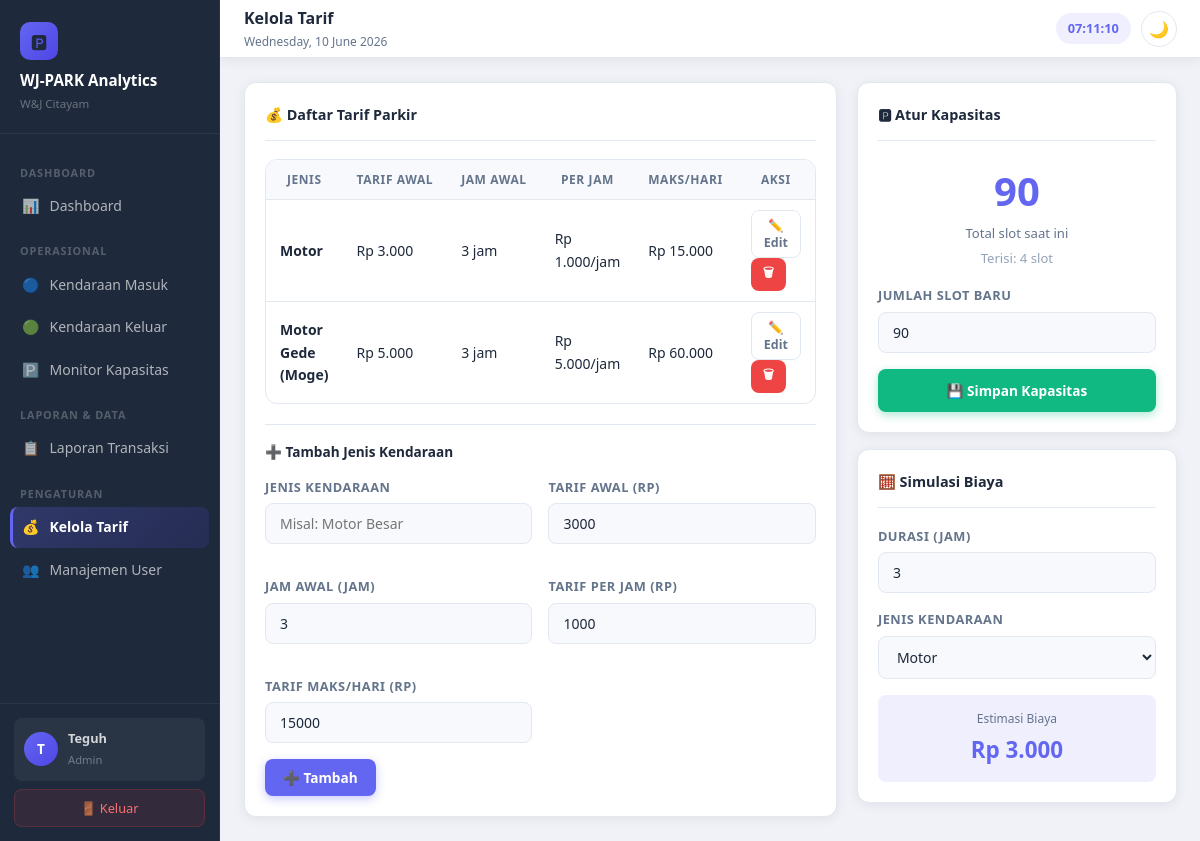
The app's page /tarif.php (signed in) with its own data.
### tables this page shows
CREATE TABLE `tarif` (
  `id` int(11) NOT NULL,
  `jenis` varchar(50) NOT NULL,
  `tarif_awal` int(11) NOT NULL DEFAULT 3000,
  `jam_awal` int(11) NOT NULL DEFAULT 3,
  `tarif_perjam` int(11) NOT NULL DEFAULT 1000,
  `tarif_maks` int(11) NOT NULL DEFAULT 15000
);

CREATE TABLE `kapasitas` (
  `id` int(11) NOT NULL,
  `total` int(11) NOT NULL DEFAULT 80,
  `terisi` int(11) NOT NULL DEFAULT 0,
  `updated_at` datetime DEFAULT current_timestamp() ON UPDATE current_timestamp()
);

### koneksi.php (called while the page is built, shortened)
<?php
function db() {
    static $pdo = null;
    if (!$pdo) {
        try {
            $pdo = new PDO(
                "mysql:host=".DB_HOST.";dbname=".DB_NAME.";charset=utf8mb4",
                DB_USER, DB_PASS,
                [PDO::ATTR_ERRMODE => PDO::ERRMODE_EXCEPTION,
                 PDO::ATTR_DEFAULT_FETCH_MODE => PDO::FETCH_ASSOC]
            );
        } catch (PDOException $e) {
            die('<div style="font-family:sans-serif;padding:40px;max-width:500px;margin:60px auto;background:#fff3f3;border:1px solid #e74c3c;border-radius:12px">
            <h3 style="color:#e74c3c;margin:0 0 10px">Koneksi Gagal</h3>
            <p>Pastikan konfigurasi database di <b>koneksi.php</b> sudah benar (DB_HOST, DB_NAME, DB_USER, DB_PASS).</p>
            <code style="font-size:12px;color:#666">'.$e->getMessage().'</code></div>');
        }
    }
    return $pdo;
}
function rupiah($n) {
    return 'Rp '.number_format($n,0,',','.');
}
function kapasitas() {
    return db()->query("SELECT * FROM kapasitas LIMIT 1")->fetch();
}

### tarif.php (the view, shortened to what this page needs)
<?php
require 'koneksi.php';
$db = db();
$tarifs = $db->query("SELECT * FROM tarif ORDER BY id")->fetchAll();
$kap    = kapasitas();
include '_layout.php';
?>
<div style="display:grid;grid-template-columns:1fr 320px;gap:20px">
<div class="card">
  <div class="card-header">
    <span class="card-title">💰 Daftar Tarif Parkir</span>
  </div>
  <div class="table-wrap" style="margin-bottom:20px">
    <table>
      <thead><tr><th>Jenis</th><th>Tarif Awal</th><th>Jam Awal</th><th>Per Jam</th><th>Maks/Hari</th><th>Aksi</th></tr></thead>
      <tbody>
        <?php foreach($tarifs as $t):?>
        <tr>
          <td><b><?=htmlspecialchars($t['jenis'])?></b></td>
          <td><?=rupiah($t['tarif_awal'])?></td>
          <td><?=$t['jam_awal']?> jam</td>
          <td><?=rupiah($t['tarif_perjam'])?>/jam</td>
          <td><?=rupiah($t['tarif_maks'])?></td>
          <td>
            <button class="btn btn-outline btn-sm" onclick="editTarif(<?=htmlspecialchars(json_encode($t))?>)">✏️ Edit</button>
            <form method="POST" style="display:inline" onsubmit="return confirm('Hapus tarif ini?')">
              <button type="submit" class="btn btn-danger btn-sm">🗑</button>
            </form>
          </td>
        </tr>
        <?php endforeach;?>
      </tbody>
    </table>
  </div>
  <div style="border-top:1px solid var(--border);padding-top:16px">
    <div style="font-weight:600;font-size:.85rem;margin-bottom:14px;color:var(--text)">➕ Tambah Jenis Kendaraan</div>
    <form method="POST">
      <div class="form-row">
        <div class="form-group"><label>Jenis Kendaraan</label>
          <input type="text" name="jenis_baru" class="form-control" placeholder="Misal: Motor Besar" required></div>
        <div class="form-group"><label>Tarif Awal (Rp)</label>
          <input type="number" name="tarif_awal_baru" class="form-control" value="3000" min="0" required></div>
        <div class="form-group"><label>Jam Awal (jam)</label>
          <input type="number" name="jam_awal_baru" class="form-control" value="3" min="1" required></div>
        <div class="form-group"><label>Tarif Per Jam (Rp)</label>
          <input type="number" name="tarif_perjam_baru" class="form-control" value="1000" min="0" required></div>
        <div class="form-group"><label>Tarif Maks/Hari (Rp)</label>
          <input type="number" name="tarif_maks_baru" class="form-control" value="15000" min="0" required></div>
      </div>
      <button type="submit" class="btn btn-primary">➕ Tambah</button>
    </form>
  </div>
</div>
<div>
  <div class="card">
    <div class="card-header"><span class="card-title">🅿 Atur Kapasitas</span></div>
    <div style="text-align:center;margin-bottom:16px">
      <div style="font-size:2.5rem;font-weight:800;color:var(--primary)"><?=$kap['total']?></div>
      <div style="color:var(--text2);font-size:.82rem">Total slot saat ini</div>
      <div style="font-size:.82rem;color:var(--text3);margin-top:4px">Terisi: <?=$kap['terisi']?> slot</div>
    </div>
    <form method="POST">
      <div class="form-group">
        <label>Jumlah Slot Baru</label>
        <input type="number" name="kapasitas_total" class="form-control" value="<?=$kap['total']?>" min="1" max="500" required>
      </div>
      <button type="submit" class="btn btn-success btn-block">💾 Simpan Kapasitas</button>
    </form>
  </div>
  <div class="card" style="margin-top:16px">
    <div class="card-header"><span class="card-title">🧮 Simulasi Biaya</span></div>
    <div class="form-group">
      <label>Durasi (jam)</label>
      <input type="number" id="simJam" class="form-control" value="3" min="1" max="24" oninput="simulasi()">
    </div>
    <div class="form-group">
      <label>Jenis Kendaraan</label>
      <select id="simTarif" class="form-control" onchange="simulasi()">
        <?php foreach($tarifs as $t):?>
        <option value="<?=$t['tarif_awal']?>,<?=$t['jam_awal']?>,<?=$t['tarif_perjam']?>,<?=$t['tarif_maks']?>">
          <?=htmlspecialchars($t['jenis'])?>
        </option>
        <?php endforeach;?>
      </select>
    </div>
    <div style="background:var(--primary-dim);border-radius:var(--radius-sm);padding:14px;text-align:center">
      <div style="font-size:.75rem;color:var(--text2);margin-bottom:4px">Estimasi Biaya</div>
      <div style="font-size:1.4rem;font-weight:800;color:var(--primary)" id="simHasil">Rp 3.000</div>
    </div>
  </div>
</div>
</div>
<?php include '_layout_end.php';?>

### _layout.php (style rules this page uses)
:root { --bg: #f0f2f7; --surface: #ffffff; --surface2: #f8f9fc; --border: #e2e8f0; --text: #1e293b; --text2: #64748b; --text3: #94a3b8; --primary: #6366f1; --primary-dim: rgba(99,102,241,.1); --success: #10b981; --warning: #f59e0b; --danger: #ef4444; --info: #3b82f6; --nav-bg: #1e293b; --nav-text: rgba(255,255,255,.65); --nav-active: #ffffff; --nav-hover: rgba(255,255,255,.1); --shadow: 0 2px 12px rgba(0,0,0,.07); --shadow-md: 0 4px 24px rgba(0,0,0,.1); --radius: 12px; --radius-sm: 8px; --transition: all .25s ease; }
* { margin:0;padding:0;box-sizing:border-box }
body { font-family:'Segoe UI',system-ui,sans-serif; background:var(--bg);color:var(--text); min-height:100vh;display:flex; transition:var(--transition); font-size:14px;line-height:1.6; }
input,select,textarea,button { font-family:inherit;font-size:14px }
.card { background:var(--surface);border:1px solid var(--border); border-radius:var(--radius);padding:20px;box-shadow:var(--shadow); transition:var(--transition); }
.card-header { display:flex;align-items:center;justify-content:space-between; margin-bottom:18px;padding-bottom:14px;border-bottom:1px solid var(--border); }
.card-title { font-size:.9rem;font-weight:600;color:var(--text);display:flex;align-items:center;gap:8px }
.form-row { display:grid;grid-template-columns:1fr 1fr;gap:16px }
.form-group { margin-bottom:16px }
.form-group label { display:block;font-size:.8rem;font-weight:600;color:var(--text2);margin-bottom:6px;text-transform:uppercase;letter-spacing:.04em }
.form-control { width:100%;padding:10px 14px;border-radius:var(--radius-sm); border:1px solid var(--border);background:var(--surface2); color:var(--text);transition:var(--transition);outline:none; }
.btn { padding:9px 18px;border-radius:var(--radius-sm);border:none; cursor:pointer;font-weight:600;font-size:.85rem; transition:var(--transition);display:inline-flex;align-items:center;gap:6px; }
.btn-primary { background:var(--primary);color:#fff;box-shadow:0 3px 10px rgba(99,102,241,.35) }
.btn-success { background:var(--success);color:#fff;box-shadow:0 3px 10px rgba(16,185,129,.35) }
.btn-danger { background:var(--danger);color:#fff }
.btn-outline { background:transparent;border:1px solid var(--border);color:var(--text2) }
.btn-sm { padding:6px 12px;font-size:.78rem }
.btn-block { width:100%;justify-content:center;padding:12px }
.table-wrap { overflow-x:auto;border-radius:var(--radius);border:1px solid var(--border) }
table { width:100%;border-collapse:collapse }
thead th { background:var(--surface2);color:var(--text2);font-size:.75rem; font-weight:600;text-transform:uppercase;letter-spacing:.05em; padding:10px 14px;white-space:nowrap;border-bottom:1px solid var(--border); }
tbody td { padding:10px 14px;border-bottom:1px solid var(--border);color:var(--text);vertical-align:middle }
tbody tr:last-child td { border-bottom:none }

### records on screen
tarif: jenis "Motor", tarif_awal "Rp 3.000", jam_awal "3", tarif_perjam "Rp 1.000", tarif_maks "Rp 15.000"
tarif: jenis "Motor Gede (Moge)", tarif_awal "Rp 5.000", jam_awal "3", tarif_perjam "Rp 5.000", tarif_maks "Rp 60.000"
kapasitas: total "90", terisi "4", kapasitas_total "90"

### other values on screen
APP_NAME "WJ-PARK Analytics"
$icon "📊 🔵 🟢 🅿️ 📋 💰 👥"
$label "Dashboard Kendaraan Masuk Kendaraan Keluar Monitor Kapasitas Laporan Transaksi Kelola Tarif Manajemen User"
substr($user_nama,0,1) "T"
$user_nama "Teguh"
$user_role "Admin"
$pageTitle "Kelola Tarif"
form field value "Motor"
